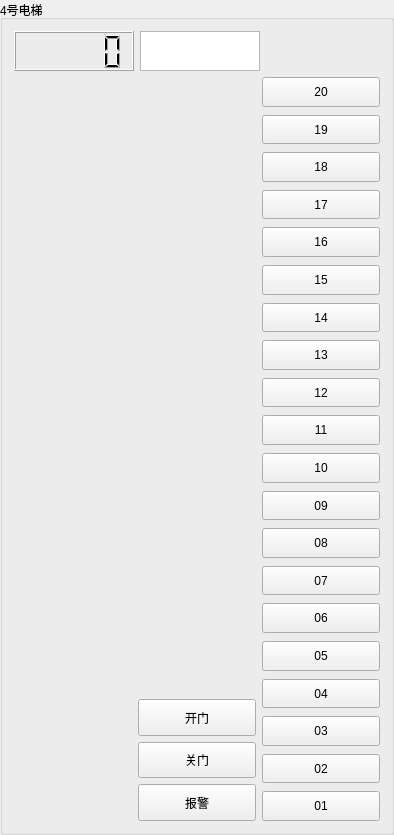
     <widget class="QGroupBox" name="groupBox_11">
      <property name="title">
       <string>4号电梯</string>
      </property>
      <layout class="QVBoxLayout" name="verticalLayout_39">
       <item>
        <layout class="QVBoxLayout" name="verticalLayout_40" stretch="1,20">
         <item>
          <layout class="QHBoxLayout" name="horizontalLayout_40" stretch="1,1,1">
           <item>
            <widget class="QLCDNumber" name="lcdNumber_4">
             <property name="minimumSize">
              <size>
               <width>40</width>
               <height>40</height>
              </size>
             </property>
             <property name="Belonging" stdset="0">
              <string>4</string>
             </property>
            </widget>
           </item>
           <item>
            <widget class="QGraphicsView" name="graphicsView_4">
             <property name="minimumSize">
              <size>
               <width>40</width>
               <height>40</height>
              </size>
             </property>
             <property name="Belonging" stdset="0">
              <string>4</string>
             </property>
            </widget>
           </item>
           <item>
            <spacer name="horizontalSpacer_12">
             <property name="orientation">
              <enum>Qt::Horizontal</enum>
             </property>
             <property name="sizeHint" stdset="0">
              <size>
               <width>40</width>
               <height>20</height>
              </size>
             </property>
            </spacer>
           </item>
          </layout>
         </item>
         <item>
          <layout class="QHBoxLayout" name="horizontalLayout_41">
           <item>
            <widget class="QLabel" name="label_23">
             <property name="minimumSize">
              <size>
               <width>40</width>
               <height>0</height>
              </size>
             </property>
             <property name="text">
              <string/>
             </property>
             <property name="MyType" stdset="0">
              <string>Elevator</string>
             </property>
             <property name="Belonging" stdset="0">
              <string>4</string>
             </property>
            </widget>
           </item>
           <item>
            <layout class="QVBoxLayout" name="verticalLayout_41" stretch="17,1,1,1">
             <item>
              <spacer name="verticalSpacer_10">
               <property name="orientation">
                <enum>Qt::Vertical</enum>
               </property>
               <property name="sizeType">
                <enum>QSizePolicy::Expanding</enum>
               </property>
               <property name="sizeHint" stdset="0">
                <size>
                 <width>20</width>
                 <height>40</height>
                </size>
               </property>
              </spacer>
             </item>
             <item>
              <widget class="QPushButton" name="pushButton_4_open">
               <property name="sizePolicy">
                <sizepolicy hsizetype="Minimum" vsizetype="Minimum">
                 <horstretch>0</horstretch>
                 <verstretch>0</verstretch>
                </sizepolicy>
               </property>
               <property name="minimumSize">
                <size>
                 <width>40</width>
                 <height>0</height>
                </size>
               </property>
               <property name="text">
                <string>开门</string>
               </property>
               <property name="checkable">
                <bool>true</bool>
               </property>
               <property name="Belonging" stdset="0">
                <string>4</string>
               </property>
               <property name="MyType" stdset="0">
                <string>Open</string>
               </property>
              </widget>
             </item>
             <item>
              <widget class="QPushButton" name="pushButton_4_close">
               <property name="sizePolicy">
                <sizepolicy hsizetype="Minimum" vsizetype="Minimum">
                 <horstretch>0</horstretch>
                 <verstretch>0</verstretch>
                </sizepolicy>
               </property>
               <property name="minimumSize">
                <size>
                 <width>40</width>
                 <height>0</height>
                </size>
               </property>
               <property name="text">
                <string>关门</string>
               </property>
               <property name="checkable">
                <bool>true</bool>
               </property>
               <property name="Belonging" stdset="0">
                <string>4</string>
               </property>
               <property name="MyType" stdset="0">
                <string>Close</string>
               </property>
              </widget>
             </item>
             <item>
              <widget class="QPushButton" name="pushButton_4_warning">
               <property name="sizePolicy">
                <sizepolicy hsizetype="Minimum" vsizetype="Minimum">
                 <horstretch>0</horstretch>
                 <verstretch>0</verstretch>
                </sizepolicy>
               </property>
               <property name="minimumSize">
                <size>
                 <width>40</width>
                 <height>0</height>
                </size>
               </property>
               <property name="text">
                <string>报警</string>
               </property>
               <property name="Belonging" stdset="0">
                <string>4</string>
               </property>
               <property name="MyType" stdset="0">
                <string>Warning</string>
               </property>
              </widget>
             </item>
            </layout>
           </item>
           <item>
            <layout class="QVBoxLayout" name="verticalLayout_42">
             <property name="spacing">
              <number>8</number>
             </property>
             <item>
              <widget class="QPushButton" name="pushButton_4_20">
               <property name="sizePolicy">
                <sizepolicy hsizetype="Minimum" vsizetype="Minimum">
                 <horstretch>0</horstretch>
                 <verstretch>0</verstretch>
                </sizepolicy>
               </property>
               <property name="minimumSize">
                <size>
                 <width>40</width>
                 <height>0</height>
                </size>
               </property>
               <property name="text">
                <string>20</string>
               </property>
               <property name="checkable">
                <bool>true</bool>
               </property>
               <property name="Belonging" stdset="0">
                <string>4</string>
               </property>
               <property name="MyType" stdset="0">
                <string>20</string>
               </property>
              </widget>
             </item>
             <item>
              <widget class="QPushButton" name="pushButton_4_19">
               <property name="sizePolicy">
                <sizepolicy hsizetype="Minimum" vsizetype="Minimum">
                 <horstretch>0</horstretch>
                 <verstretch>0</verstretch>
                </sizepolicy>
               </property>
               <property name="minimumSize">
                <size>
                 <width>40</width>
                 <height>0</height>
                </size>
               </property>
               <property name="text">
                <string>19</string>
               </property>
               <property name="checkable">
                <bool>true</bool>
               </property>
               <property name="Belonging" stdset="0">
                <string>4</string>
               </property>
               <property name="MyType" stdset="0">
                <string>19</string>
               </property>
              </widget>
             </item>
             <item>
              <widget class="QPushButton" name="pushButton_4_18">
               <property name="sizePolicy">
                <sizepolicy hsizetype="Minimum" vsizetype="Minimum">
                 <horstretch>0</horstretch>
                 <verstretch>0</verstretch>
                </sizepolicy>
               </property>
               <property name="minimumSize">
                <size>
                 <width>40</width>
                 <height>0</height>
                </size>
               </property>
               <property name="text">
                <string>18</string>
               </property>
               <property name="checkable">
                <bool>true</bool>
               </property>
               <property name="Belonging" stdset="0">
                <string>4</string>
               </property>
               <property name="MyType" stdset="0">
                <string>18</string>
               </property>
              </widget>
             </item>
             <item>
              <widget class="QPushButton" name="pushButton_4_17">
               <property name="sizePolicy">
                <sizepolicy hsizetype="Minimum" vsizetype="Minimum">
                 <horstretch>0</horstretch>
                 <verstretch>0</verstretch>
                </sizepolicy>
               </property>
               <property name="minimumSize">
                <size>
                 <width>40</width>
                 <height>0</height>
                </size>
               </property>
               <property name="text">
                <string>17</string>
               </property>
               <property name="checkable">
                <bool>true</bool>
               </property>
               <property name="Belonging" stdset="0">
                <string>4</string>
               </property>
               <property name="MyType" stdset="0">
                <string>17</string>
               </property>
              </widget>
             </item>
             <item>
              <widget class="QPushButton" name="pushButton_4_16">
               <property name="sizePolicy">
                <sizepolicy hsizetype="Minimum" vsizetype="Minimum">
                 <horstretch>0</horstretch>
                 <verstretch>0</verstretch>
                </sizepolicy>
               </property>
               <property name="minimumSize">
                <size>
                 <width>40</width>
                 <height>0</height>
                </size>
               </property>
               <property name="text">
                <string>16</string>
               </property>
               <property name="checkable">
                <bool>true</bool>
               </property>
               <property name="Belonging" stdset="0">
                <string>4</string>
               </property>
               <property name="MyType" stdset="0">
                <string>16</string>
               </property>
              </widget>
             </item>
             <item>
              <widget class="QPushButton" name="pushButton_4_15">
               <property name="sizePolicy">
                <sizepolicy hsizetype="Minimum" vsizetype="Minimum">
                 <horstretch>0</horstretch>
                 <verstretch>0</verstretch>
                </sizepolicy>
               </property>
               <property name="minimumSize">
                <size>
                 <width>40</width>
                 <height>0</height>
                </size>
               </property>
               <property name="text">
                <string>15</string>
               </property>
               <property name="checkable">
                <bool>true</bool>
               </property>
               <property name="Belonging" stdset="0">
                <string>4</string>
               </property>
               <property name="MyType" stdset="0">
                <string>15</string>
               </property>
              </widget>
             </item>
             <item>
              <widget class="QPushButton" name="pushButton_4_14">
               <property name="sizePolicy">
                <sizepolicy hsizetype="Minimum" vsizetype="Minimum">
                 <horstretch>0</horstretch>
                 <verstretch>0</verstretch>
                </sizepolicy>
               </property>
               <property name="minimumSize">
                <size>
                 <width>40</width>
                 <height>0</height>
                </size>
               </property>
               <property name="text">
                <string>14</string>
               </property>
               <property name="checkable">
                <bool>true</bool>
               </property>
               <property name="Belonging" stdset="0">
                <string>4</string>
               </property>
               <property name="MyType" stdset="0">
                <string>14</string>
               </property>
              </widget>
             </item>
             <item>
              <widget class="QPushButton" name="pushButton_4_13">
               <property name="sizePolicy">
                <sizepolicy hsizetype="Minimum" vsizetype="Minimum">
                 <horstretch>0</horstretch>
                 <verstretch>0</verstretch>
                </sizepolicy>
               </property>
               <property name="minimumSize">
                <size>
                 <width>40</width>
                 <height>0</height>
                </size>
               </property>
               <property name="text">
                <string>13</string>
               </property>
               <property name="checkable">
                <bool>true</bool>
               </property>
               <property name="Belonging" stdset="0">
                <string>4</string>
               </property>
               <property name="MyType" stdset="0">
                <string>13</string>
               </property>
              </widget>
             </item>
             <item>
              <widget class="QPushButton" name="pushButton_4_12">
               <property name="sizePolicy">
                <sizepolicy hsizetype="Minimum" vsizetype="Minimum">
                 <horstretch>0</horstretch>
                 <verstretch>0</verstretch>
                </sizepolicy>
               </property>
               <property name="minimumSize">
                <size>
                 <width>40</width>
                 <height>0</height>
                </size>
               </property>
               <property name="text">
                <string>12</string>
               </property>
               <property name="checkable">
                <bool>true</bool>
               </property>
               <property name="Belonging" stdset="0">
                <string>4</string>
               </property>
               <property name="MyType" stdset="0">
                <string>12</string>
               </property>
              </widget>
             </item>
             <item>
              <widget class="QPushButton" name="pushButton_4_11">
               <property name="sizePolicy">
                <sizepolicy hsizetype="Minimum" vsizetype="Minimum">
                 <horstretch>0</horstretch>
                 <verstretch>0</verstretch>
                </sizepolicy>
               </property>
               <property name="minimumSize">
                <size>
                 <width>40</width>
                 <height>0</height>
                </size>
               </property>
               <property name="text">
                <string>11</string>
               </property>
               <property name="checkable">
                <bool>true</bool>
               </property>
               <property name="Belonging" stdset="0">
                <string>4</string>
               </property>
               <property name="MyType" stdset="0">
                <string>11</string>
               </property>
              </widget>
             </item>
             <item>
              <widget class="QPushButton" name="pushButton_4_10">
               <property name="sizePolicy">
                <sizepolicy hsizetype="Minimum" vsizetype="Minimum">
                 <horstretch>0</horstretch>
                 <verstretch>0</verstretch>
                </sizepolicy>
               </property>
               <property name="minimumSize">
                <size>
                 <width>40</width>
                 <height>0</height>
                </size>
               </property>
               <property name="text">
                <string>10</string>
               </property>
               <property name="checkable">
                <bool>true</bool>
               </property>
               <property name="Belonging" stdset="0">
                <string>4</string>
               </property>
               <property name="MyType" stdset="0">
                <string>10</string>
               </property>
              </widget>
             </item>
             <item>
              <widget class="QPushButton" name="pushButton_4_9">
               <property name="sizePolicy">
                <sizepolicy hsizetype="Minimum" vsizetype="Minimum">
                 <horstretch>0</horstretch>
                 <verstretch>0</verstretch>
                </sizepolicy>
               </property>
               <property name="minimumSize">
                <size>
                 <width>40</width>
                 <height>0</height>
                </size>
               </property>
               <property name="text">
                <string>09</string>
               </property>
               <property name="checkable">
                <bool>true</bool>
               </property>
               <property name="Belonging" stdset="0">
                <string>4</string>
               </property>
               <property name="MyType" stdset="0">
                <string>9</string>
               </property>
              </widget>
             </item>
             <item>
              <widget class="QPushButton" name="pushButton_4_8">
               <property name="sizePolicy">
                <sizepolicy hsizetype="Minimum" vsizetype="Minimum">
                 <horstretch>0</horstretch>
                 <verstretch>0</verstretch>
                </sizepolicy>
               </property>
               <property name="minimumSize">
                <size>
                 <width>40</width>
                 <height>0</height>
                </size>
               </property>
               <property name="text">
                <string>08</string>
               </property>
               <property name="checkable">
                <bool>true</bool>
               </property>
               <property name="Belonging" stdset="0">
                <string>4</string>
               </property>
               <property name="MyType" stdset="0">
                <string>8</string>
               </property>
              </widget>
             </item>
             <item>
              <widget class="QPushButton" name="pushButton_4_7">
               <property name="sizePolicy">
                <sizepolicy hsizetype="Minimum" vsizetype="Minimum">
                 <horstretch>0</horstretch>
                 <verstretch>0</verstretch>
                </sizepolicy>
               </property>
               <property name="minimumSize">
                <size>
                 <width>40</width>
                 <height>0</height>
                </size>
               </property>
               <property name="text">
                <string>07</string>
               </property>
               <property name="checkable">
                <bool>true</bool>
               </property>
               <property name="Belonging" stdset="0">
                <string>4</string>
               </property>
               <property name="MyType" stdset="0">
                <string>7</string>
               </property>
              </widget>
             </item>
             <item>
              <widget class="QPushButton" name="pushButton_4_6">
               <property name="sizePolicy">
                <sizepolicy hsizetype="Minimum" vsizetype="Minimum">
                 <horstretch>0</horstretch>
                 <verstretch>0</verstretch>
                </sizepolicy>
               </property>
               <property name="minimumSize">
                <size>
                 <width>40</width>
                 <height>0</height>
                </size>
               </property>
               <property name="text">
                <string>06</string>
               </property>
               <property name="checkable">
                <bool>true</bool>
               </property>
               <property name="Belonging" stdset="0">
                <string>4</string>
               </property>
               <property name="MyType" stdset="0">
                <string>6</string>
               </property>
              </widget>
             </item>
             <item>
              <widget class="QPushButton" name="pushButton_4_5">
               <property name="sizePolicy">
                <sizepolicy hsizetype="Minimum" vsizetype="Minimum">
                 <horstretch>0</horstretch>
                 <verstretch>0</verstretch>
                </sizepolicy>
               </property>
               <property name="minimumSize">
                <size>
                 <width>40</width>
                 <height>0</height>
                </size>
               </property>
               <property name="text">
                <string>05</string>
               </property>
               <property name="checkable">
                <bool>true</bool>
               </property>
               <property name="Belonging" stdset="0">
                <string>4</string>
               </property>
               <property name="MyType" stdset="0">
                <string>5</string>
               </property>
              </widget>
             </item>
             <item>
              <widget class="QPushButton" name="pushButton_4_4">
               <property name="sizePolicy">
                <sizepolicy hsizetype="Minimum" vsizetype="Minimum">
                 <horstretch>0</horstretch>
                 <verstretch>0</verstretch>
                </sizepolicy>
               </property>
               <property name="minimumSize">
                <size>
                 <width>40</width>
                 <height>0</height>
                </size>
               </property>
               <property name="text">
                <string>04</string>
               </property>
               <property name="checkable">
                <bool>true</bool>
               </property>
               <property name="Belonging" stdset="0">
                <string>4</string>
               </property>
               <property name="MyType" stdset="0">
                <string>4</string>
               </property>
              </widget>
             </item>
             <item>
              <widget class="QPushButton" name="pushButton_4_3">
               <property name="sizePolicy">
                <sizepolicy hsizetype="Minimum" vsizetype="Minimum">
                 <horstretch>0</horstretch>
                 <verstretch>0</verstretch>
                </sizepolicy>
               </property>
               <property name="minimumSize">
                <size>
                 <width>40</width>
                 <height>0</height>
                </size>
               </property>
               <property name="text">
                <string>03</string>
               </property>
               <property name="checkable">
                <bool>true</bool>
               </property>
               <property name="Belonging" stdset="0">
                <string>4</string>
               </property>
               <property name="MyType" stdset="0">
                <string>3</string>
               </property>
              </widget>
             </item>
             <item>
              <widget class="QPushButton" name="pushButton_4_2">
               <property name="sizePolicy">
                <sizepolicy hsizetype="Minimum" vsizetype="Minimum">
                 <horstretch>0</horstretch>
                 <verstretch>0</verstretch>
                </sizepolicy>
               </property>
               <property name="minimumSize">
                <size>
                 <width>40</width>
                 <height>0</height>
                </size>
               </property>
               <property name="text">
                <string>02</string>
               </property>
               <property name="checkable">
                <bool>true</bool>
               </property>
               <property name="Belonging" stdset="0">
                <string>4</string>
               </property>
               <property name="MyType" stdset="0">
                <string>2</string>
               </property>
              </widget>
             </item>
             <item>
              <widget class="QPushButton" name="pushButton_4_1">
               <property name="sizePolicy">
                <sizepolicy hsizetype="Minimum" vsizetype="Minimum">
                 <horstretch>0</horstretch>
                 <verstretch>0</verstretch>
                </sizepolicy>
               </property>
               <property name="minimumSize">
                <size>
                 <width>40</width>
                 <height>0</height>
                </size>
               </property>
               <property name="text">
                <string>01</string>
               </property>
               <property name="checkable">
                <bool>true</bool>
               </property>
               <property name="Belonging" stdset="0">
                <string>4</string>
               </property>
               <property name="MyType" stdset="0">
                <string>1</string>
               </property>
              </widget>
             </item>
            </layout>
           </item>
          </layout>
         </item>
        </layout>
       </item>
      </layout>
     </widget>
